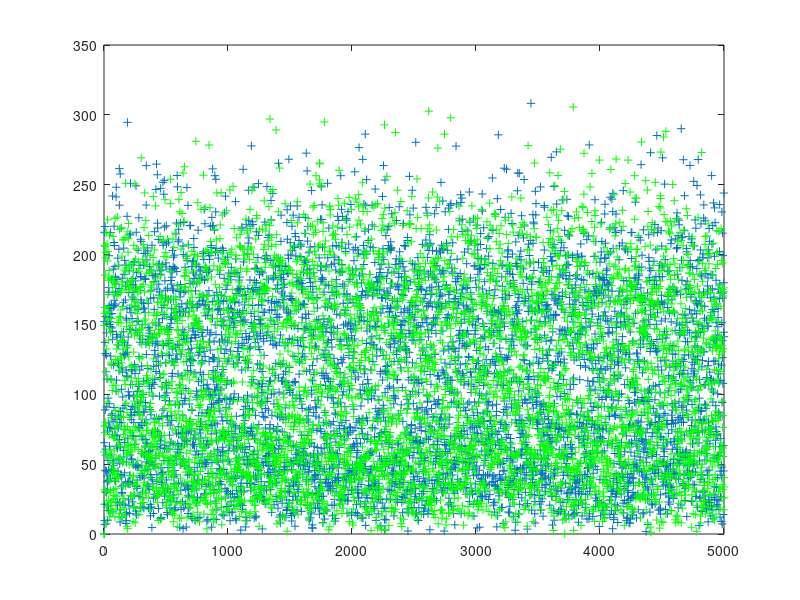
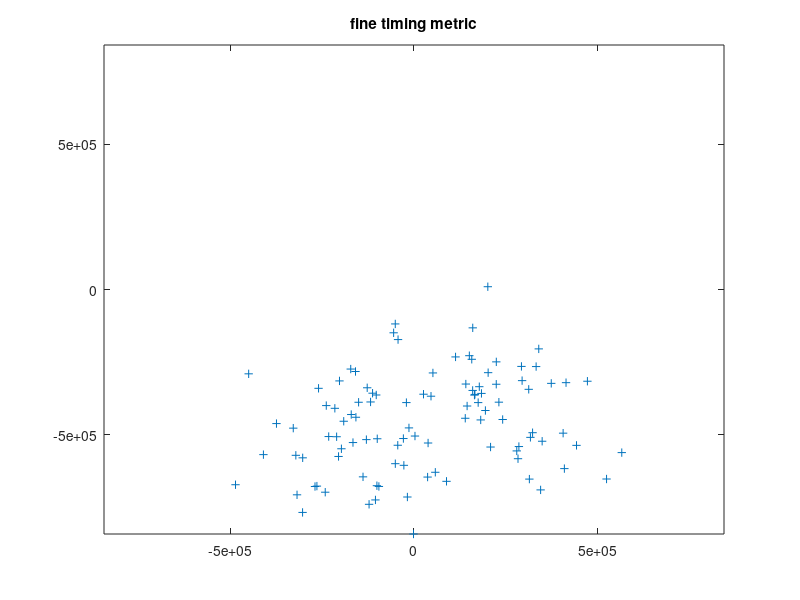
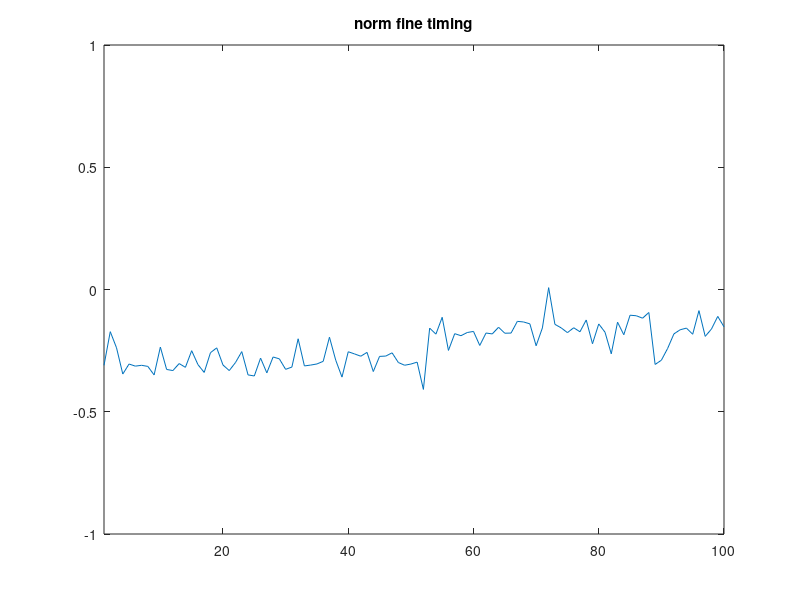

The MATLAB script that drew these images, in order:
% fsk_horus.txt
% David Rowe 10 Oct 2015
%
% Experimental near space balloon FSK demodulator
% Assume high SNR, but fades near end of mission can wipe out a few bits
% So low SNR perf not a huge issue
%
% [ ] processing buffers of 1 second
%     + 8000 samples input
%     + keep 30 second sliding window to extract packet from
%     + do fine timing on this
%     [X] estimate frequency of two tones
%         + this way we cope with variable shift and drift
%     [ ] estimate amplitudes and equalise, or limit
% [X] Eb/No point 8dB, 2% ish
% [X] fine timing and sample slips, +/- 1000ppm (0.1%) clock offset test
% [ ] bit flipping against CRC
% [ ] implement CRC
% [ ] frame sync
% [ ] compare to fldigi
% [ ] test over range of f1/f2, shifts (varying), timing offsets, clock offsets, Eb/No

1;

function states = fsk_horus_init()
  states.Ndft = 8192;
  Fs = states.Fs = 8000;
  N = states.N = Fs;             % processing buffer size, nice big window for f1,f2 estimation
  Rs = states.Rs = 50;
  Ts = states.Ts = Fs/Rs;
  states.nsym = N/Ts;
  Nmem = states.Nmem  = N+2*Ts;    % one symbol memory in down converted signals to allow for timing adj
  states.f1_dc = zeros(1,Nmem);
  states.f2_dc = zeros(1,Nmem);
  states.P = 8;                  % oversample rate out of filter
  states.nin = N;                % can be N +/- Ts/P = N +/- 40 samples to adjust for sample clock offsets
  states.verbose = 1;
  states.phi1 = 0;               % keep down converter osc phase continuous
  states.phi2 = 0;
endfunction


% test modulator function

function tx  = fsk_horus_mod(states, tx_bits)
    tx = zeros(states.Ts*length(tx_bits),1);
    tx_phase = 0;
    Ts = states.Ts;
    f1 = 1500; f2 = 1900;

    for i=1:length(tx_bits)
      for k=1:Ts
        if tx_bits(i) == 1
          tx_phase += 2*pi*f1/states.Fs;
        else
          tx_phase += 2*pi*f2/states.Fs;
        end
        tx_phase = tx_phase - floor(tx_phase/(2*pi))*2*pi;
        tx((i-1)*Ts+k) = 2.0*cos(tx_phase);
      end
    end

endfunction


% Given a buffer of nin input samples, returns nsym bits.
%
% Automagically estimates the frequency of the two tones, or
% looking at it another way, the frequency offset and shift
%
% nin is the number of input samples required by demodulator.  This is
% time varying.  It will nominally be N (8000), and occasionally N +/-
% Ts/P (8020 or 7980 for P=8).  This is how we compensate for differences between the
% remote tx sample clock and our sample clock.  This function always returns
% N/Ts (50) demodulated bits.  Variable number of input samples, constant number
% of output bits.

function [rx_bits states] = fsk_horus_demod(states, sf)
  N = states.N;
  Ndft = states.Ndft;
  Fs = states.Fs;
  Rs = states.Rs;
  Ts = states.Ts;
  nsym = states.nsym;
  P = states.P;
  nin = states.nin;
  verbose = states.verbose;
  Nmem = states.Nmem;

  assert(length(sf) == nin);

  % find tone frequency and amplitudes ---------------------------------------------

  h = hanning(nin);
  Sf = fft(sf .* h, Ndft);
  [m1 m1_index] = max(Sf(1:Ndft/2));

  % zero out region around max so we can find second highest peak

  Sf2 = Sf;
  st = m1_index - 100;
  if st < 1
    st = 1;
  end
  en = m1_index + 100;
  if en > Ndft/2
    en = Ndft/2;
  end
  Sf2(st:en) = 0;

  [m2 m2_index] = max(Sf2(1:Ndft/2));

  % f1 always the lower tone

  if m1_index < m2_index
    f1 = (m1_index-1)*Fs/Ndft;
    f2 = (m2_index-1)*Fs/Ndft;
    twist = 20*log10(m1/m2);
  else
    f1 = (m2_index-1)*Fs/Ndft;
    f2 = (m1_index-1)*Fs/Ndft;
    twist = 20*log10(m2/m1);
  end

  states.f1 = f1;
  states.f2 = f2;

  if verbose
    %printf("f1: %4.0f Hz f2: %4.0f Hz\n", f1, f2);
  end

  % down convert and filter at 4Rs ------------------------------

  % update filter (integrator) memory by shifting in nin samples
  
  nold = Nmem-nin; % number of old samples we retain

  f1_dc = states.f1_dc; 
  f1_dc(1:nold) = f1_dc(Nmem-nold+1:Nmem);
  f2_dc = states.f2_dc; 
  f2_dc(1:nold) = f2_dc(Nmem-nold+1:Nmem);

  % shift down to around DC, ensuring continuous phase from last frame

  phi1_vec = states.phi1 + (1:nin)*2*pi*f1/Fs;
  phi2_vec = states.phi2 + (1:nin)*2*pi*f2/Fs;

  f1_dc(nold+1:Nmem) = sf' .* exp(-j*phi1_vec);
  f2_dc(nold+1:Nmem) = sf' .* exp(-j*phi2_vec);

  states.phi1  = phi1_vec(nin);
  states.phi1 -= 2*pi*floor(states.phi1/(2*pi));
  states.phi2  = phi2_vec(nin);
  states.phi2 -= 2*pi*floor(states.phi2/(2*pi));

  % save filter (integrator) memory for next time

  states.f1_dc = f1_dc;
  states.f2_dc = f2_dc;

  % integrate over symbol period, which is effectively a LPF, removing
  % the -2Fc frequency image.  Can also be interpreted as an ideal
  % integrate and dump, non-coherent demod.  We run the integrator at
  % PRs (1/P symbol offsets) to get outputs at a range of different
  % fine timing offsets.  We calculate integrator output over nsym+1
  % symbols so we have extra samples for the fine timing re-sampler at either
  % end of the array.

  rx_bits = zeros(1, (nsym+1)*P);
  for i=1:(nsym+1)*P
    st = 1 + (i-1)*Ts/P;
    en = st+Ts-1;
    f1_int(i) = sum(f1_dc(st:en));
    f2_int(i) = sum(f2_dc(st:en));
  end
  states.f1_int = f1_int;
  states.f2_int = f2_int;

  % fine timing estimation -----------------------------------------------

  % Non linearity has a spectral line at Rs, with a phase
  % related to the fine timing offset.  See:
  %   http://www.rowetel.com/blog/?p=3573 
  % We have sampled the integrator output at Fs=P samples/symbol, so
  % lets do a single point DFT at w = 2*pi*f/Fs = 2*pi*Rs/(P*Rs)

  Np = length(f1_int);
  w = 2*pi*(Rs)/(P*Rs);
  x = ((abs(f1_int)-abs(f2_int)).^2) * exp(-j*w*(0:Np-1))';
  norm_rx_timing = angle(x)/(2*pi);
  rx_timing = norm_rx_timing*P;

  states.x = x;
  states.rx_timing = rx_timing;
  states.norm_rx_timing = norm_rx_timing;

  % work out how many input samples we need on the next call. The aim
  % is to keep angle(x) away from the -pi/pi (+/- 0.5 fine timing
  % offset) discontinuity.  The side effect is to track sample clock
  % offsets

  next_nin = N;
  if norm_rx_timing > 0.375
     next_nin += Ts/P;
  end
  if norm_rx_timing < -0.375;
     next_nin -= Ts/P;
  end
  states.nin = next_nin;

  % Re sample integrator outputs using fine timing estimate and linear interpolation

  low_sample = floor(rx_timing);
  fract = rx_timing - low_sample;
  high_sample = ceil(rx_timing);

  if verbose
    printf("rx_timing: %3.2f low_sample: %d high_sample: %d fract: %3.3f nin_next: %d\n", rx_timing, low_sample, high_sample, fract, next_nin);
  end

  f1_int_resample = zeros(1,nsym);
  f2_int_resample = zeros(1,nsym);
  rx_bits = zeros(1,nsym);
  for i=1:nsym
    st = i*P+1;
    f1_int_resample(i) = f1_int(st+low_sample)*(1-fract) + f1_int(st+high_sample)*fract;
    f2_int_resample(i) = f2_int(st+low_sample)*(1-fract) + f2_int(st+high_sample)*fract;
    %f1_int_resample(i) = f1_int(st+1);
    %f2_int_resample(i) = f2_int(st+1);
    rx_bits(i) = abs(f1_int_resample(i)) > abs(f2_int_resample(i));
  end

  states.f1_int_resample = f1_int_resample;
  states.f2_int_resample = f2_int_resample;

endfunction


% demo script --------------------------------------------------------

function run_sim
  frames = 100;
  EbNodB = 8;
  timing_offset = 0.3;
  test_frame_mode = 2;

  more off
  rand('state',1); 
  randn('state',1);
  states = fsk_horus_init();
  N = states.N;
  P = states.P;
  Rs = states.Rs;
  nsym = states.nsym;

  EbNo = 10^(EbNodB/10);
  variance = states.Fs/(states.Rs*EbNo);

  if test_frame_mode == 1
     % test frame of bits, which we repeat for convenience when BER testing
    test_frame = round(rand(1, states.nsym));
    tx_bits = [];
    for i=1:frames+1
      tx_bits = [tx_bits test_frame];
    end
  end
  if test_frame_mode == 2
    % random bits, just to make sure sync algs work on random data
    tx_bits = round(rand(1, states.nsym*(frames+1)));
  end
  if test_frame_mode == 3
    % ...10101... sequence
    tx_bits = zeros(1, states.nsym*(frames+1));
    tx_bits(1:2:length(tx_bits)) = 1;
  end

  tx = fsk_horus_mod(states, tx_bits);
  %tx = resample(tx, 1000, 1000);

  noise = sqrt(variance/2)*(randn(length(tx),1) + j*randn(length(tx),1));
  rx    = tx + noise;

  timing_offset_samples = round(timing_offset*states.Ts);
  st = 1 + timing_offset_samples;
  rx_bits_buf = zeros(1,2*nsym);
  Terrs = Tbits = 0;
  state = 0;
  x_log = [];
  norm_rx_timing_log = [];
  nerr_log = [];
  f1_int_resample_log = [];
  f2_int_resample_log = [];

  for f=1:frames

    % extract nin samples from input stream

    nin = states.nin;
    en = st + states.nin - 1;
    sf = rx(st:en);
    st += nin;

    % demodulate to stream of bits

    [rx_bits states] = fsk_horus_demod(states, sf);
    rx_bits_buf(1:nsym) = rx_bits_buf(nsym+1:2*nsym);
    rx_bits_buf(nsym+1:2*nsym) = rx_bits;
    norm_rx_timing_log = [norm_rx_timing_log states.norm_rx_timing];
    x_log = [x_log states.x];
    f1_int_resample_log = [f1_int_resample_log abs(states.f1_int_resample)];
    f2_int_resample_log = [f2_int_resample_log abs(states.f2_int_resample)];

    % frame sync based on min BER

    if test_frame_mode == 1
      nerrs_min = nsym;
      next_state = state;
      if state == 0
        for i=1:nsym
          error_positions = xor(rx_bits_buf(i:nsym+i-1), test_frame);
          nerrs = sum(error_positions);
          if nerrs < nerrs_min
            nerrs_min = nerrs;
            coarse_offset = i;
          end
        end
        if nerrs_min < 3
          next_state = 1;
          %printf("%d %d\n", coarse_offset, nerrs_min);
        end
      end

      if state == 1  
        error_positions = xor(rx_bits_buf(coarse_offset:coarse_offset+nsym-1), test_frame);
        nerrs = sum(error_positions);
        Terrs += nerrs;
        Tbits += nsym;
        err_log = [nerr_log nerrs];
      end

      state = next_state;
    end
  end

  if test_frame_mode == 1
    printf("frames: %d Tbits: %d Terrs: %d BER %3.2f\n", frames, Tbits, Terrs, Terrs/Tbits);
  end

  figure(1);
  plot(f1_int_resample_log,'+')
  hold on;
  plot(f2_int_resample_log,'g+')
  hold off;

  figure(2)
  clf
  m = max(abs(x_log));
  plot(x_log,'+')
  axis([-m m -m m])
  title('fine timing metric')

  figure(3)
  clf
  plot(norm_rx_timing_log);
  axis([1 frames -1 1])
  title('norm fine timing')
endfunction


function rx_bits_log = demod_file(filename)
  rx = load_raw(filename);
  more off
  rand('state',1); 
  randn('state',1);
  states = fsk_horus_init();
  N = states.N;
  P = states.P;
  Rs = states.Rs;
  nsym = states.nsym;

  frames = floor(length(rx)/N);
  st = 1;
  rx_bits_log = [];
  rx_timing_log = [];
  f1_int_resample_log = [];
  f2_int_resample_log = [];

  for f=1:frames

    % extract nin samples from input stream

    nin = states.nin;
    en = st + states.nin - 1;
    sf = rx(st:en);
    st += nin;

    % demodulate to stream of bits

    [rx_bits states] = fsk_horus_demod(states, sf);
    rx_bits_log = [rx_bits_log rx_bits];
    rx_timing_log = [rx_timing_log states.rx_timing];
    f1_int_resample_log = [f1_int_resample_log abs(states.f1_int_resample)];
    f2_int_resample_log = [f2_int_resample_log abs(states.f2_int_resample)];
  end

  figure(1);
  plot(f1_int_resample_log,'+')
  hold on;
  plot(f2_int_resample_log,'g+')
  hold off;

  figure(2)
  clf
  plot(rx_timing_log)
  axis([1 frames -1 1])
 
endfunction

run_sim
%rx_bits = demod_file("~/Desktop/vk5arg-3.wav");


% [X] fixed test frame
% [X] frame sync on that
% [X] measure BER, and bits decoded
% [X] test with sample clock slip
% [X] test at Eb/No point
% [ ] try to match bits with real data
% [ ] look for UW
